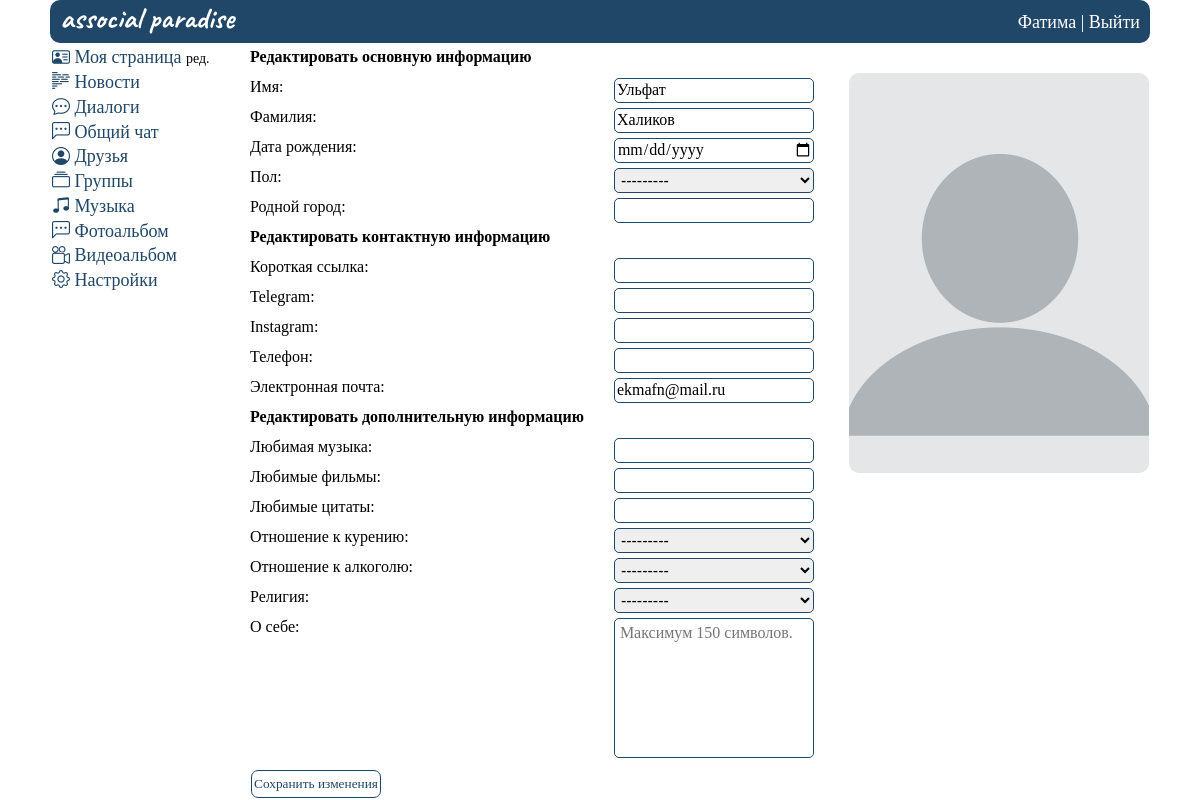
/id2/update (signed in), run on an earlier commit of the app's database.
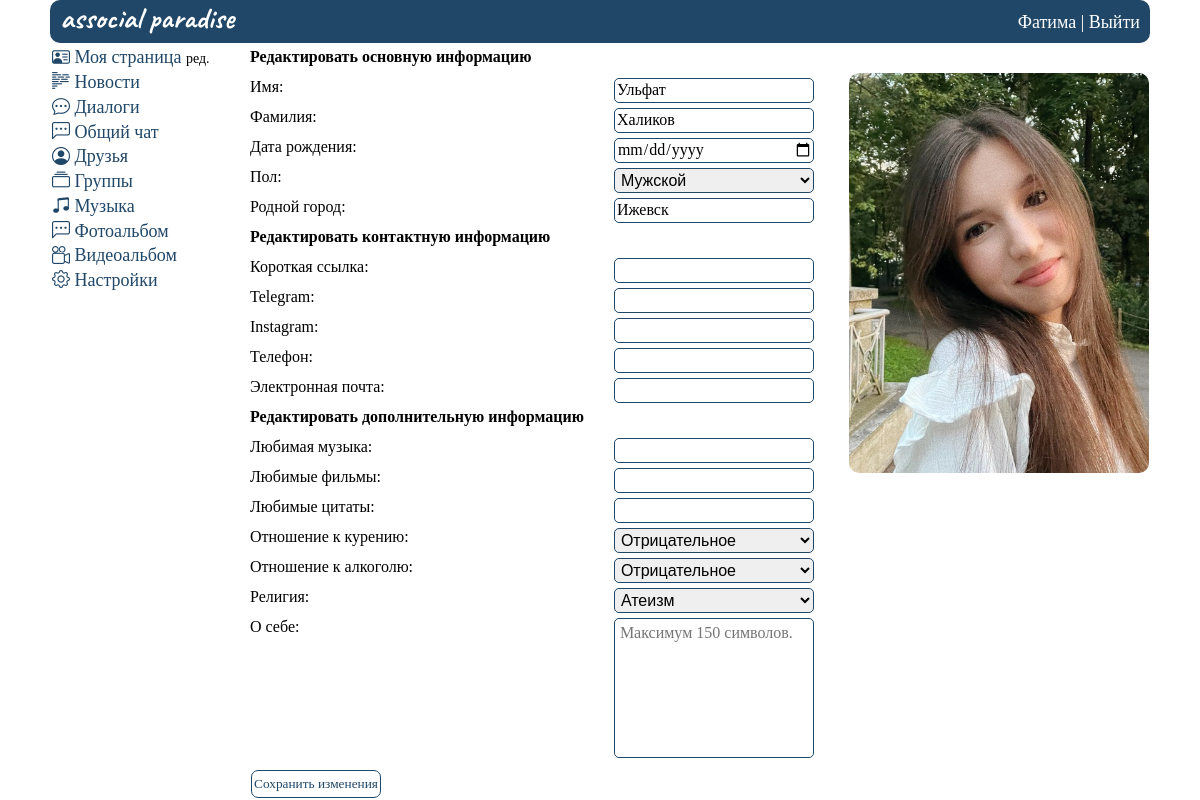
And on a later commit of the database.
### mysite/models.py (models this page shows, shortened)
class UserProfile(models.Model):
    ciggar_choices = [
        ('p', 'Положительное'),
        ('n', 'Отрицательное'),
    ]
    alco_choices = [
        ('p', 'Положительное'),
        ('n', 'Отрицательное'),
    ]
    gender_choices = [
        ('m', 'Мужской'),
        ('w', 'Женский'),
    ]
    religion_choices = [
        ('chr', 'Христианство'),
        ('isl', 'Ислам'),
        ('ind', 'Индуизм'),
        ('bdm', 'Буддизм'),
        ('iud', 'Иудаизм'),
        ('atm', 'Атеизм'),
    ]
    user = models.OneToOneField(User, on_delete=models.CASCADE)
    avatar = models.ImageField(
        upload_to="mysite/static/images/personal_photos/", blank=True, verbose_name='Аватарка',
        default='mysite/static/images/icons/none_avatar.png')
    first_name = models.CharField(max_length=20, blank=True, null=True, verbose_name='Имя')
    last_name = models.CharField(max_length=20, blank=True, null=True, verbose_name='Фамилия')
    birthdate = models.DateField(blank=True, null=True, verbose_name='Дата рождения')
    gender = models.CharField(max_length=1, blank=True, null=True, choices=gender_choices, verbose_name='Пол')
    hometown = models.CharField(max_length=30, blank=True, null=True, verbose_name='Родной город')
    fav_music = models.CharField(max_length=30, blank=True, null=True, verbose_name='Любимая музыка')
    fav_movies = models.CharField(max_length=30, blank=True, null=True, verbose_name='Любимые фильмы')
    fav_quotes = models.CharField(max_length=30, blank=True, null=True, verbose_name='Любимые цитаты')
    ciggar = models.CharField(max_length=1, blank=True, null=True, choices=ciggar_choices,
                              verbose_name='Отношение к курению')
    alco = models.CharField(max_length=1, blank=True, null=True, choices=alco_choices,
                            verbose_name='Отношение к алкоголю')
    religion = models.CharField(max_length=3, blank=True, null=True, choices=religion_choices, verbose_name='Религия')
    about = models.TextField(max_length=150, blank=True, null=True, verbose_name='О себе')
    plink = models.CharField(max_length=10, blank=True, null=True, verbose_name='Короткая ссылка')
    telegram = models.CharField(max_length=30, blank=True, null=True, verbose_name='Telegram')
    instagram = models.CharField(max_length=30, blank=True, null=True, verbose_name='Instagram')
    email = models.EmailField(max_length=30, blank=True, null=True, verbose_name='Почта')
    phone = models.CharField(max_length=12, blank=True, null=True, verbose_name='Телефон')
    class Meta:
        verbose_name_plural = 'Информация о пользователях'

### mysite/views.py (the view)
# urls.py: path('id<int:pk>/update', UpdateUser.as_view(), name='update_user'), #Изменить свою страницу
class UpdateUser(UpdateView):
    model = UserProfile
    template_name = 'change.html'
    form_class = UserProfileForm
    def get_context_data(self, *, object_list=None, **kwargs):
        context = super().get_context_data(**kwargs)
        context['userid'] = getAuthUser(self.request)
        context['personal_data'] = getUser(context['userid'])
        return context

### mysite/forms.py
class UserProfileForm(ModelForm):
    class Meta:
        model = UserProfile
        fields = ['avatar', 'first_name', 'last_name', 'birthdate', 'gender', 'hometown', 'fav_music', 'fav_movies',
                  'fav_quotes', 'ciggar', 'alco', 'religion', 'about', 'plink', 'telegram', 'instagram', 'phone',
                  'email']
        widgets = {
            "about": Textarea(attrs={
                'placeholder': 'Максимум 150 символов.',
            }),
            "avatar": FileInput(attrs={
                'style': 'display: none',
            }),
            "birthdate": DateInput(attrs={
                'type': 'date'
            }),
        }

### mysite/views.py (called while the page is built)
def getAuthUser(request):
    return request.session.get('is_auth', False)

def getUser(userid):
    return UserProfile.objects.get(user_id=userid)

### mysite/templates/change.html (shortened to what the changed rows need)
{% extends 'base.html' %}
{% load static %}
{%block content%}
<div class="wrapper_change">
    {% include "header.html" %}
    <div class="rows_change">
            {% include "menu.html" %}
        <div class="col2_change">
                <form method="post" class="change_content_form" enctype="multipart/form-data">
                    <div class="change__data">
                        <div class="change__values">
                            <div class="change__main">
                                <div class="change__input">{{ form.avatar }}
                                <div class="change__input">{{ form.first_name }} </div>
                                <div class="change__input">{{ form.last_name }}</div>
                                <div class="change__input">{{ form.birthdate }}</div>
                                <div class="change__input">{{ form.gender }}</div>
                                <div class="change__input">{{ form.hometown }}</div>
                            </div>
                            <div class="change__contacts">
                                <div class="change__input">{{ form.plink }}</div>
                                <div class="change__input">{{ form.telegram }}</div>
                                <div class="change__input">{{ form.instagram }}</div>
                                <div class="change__input">{{ form.phone }}</div>
                                <div class="change__input">{{ form.email }}</div>
                            </div>
                            <div class="change__additionally">
                                <div class="change__input">{{ form.fav_music }}</div>
                                <div class="change__input">{{ form.fav_movies }}</div>
                                <div class="change__input">{{ form.fav_quotes }}</div>
                                <div class="change__input">{{ form.ciggar }}</div>
                                <div class="change__input">{{ form.alco }}</div>
                                <div class="change__input">{{ form.religion }}</div>
                                <div class="change__input">{{ form.about }}</div>
                            </div>
                        </div>
                    </div>
                        <div class="change__avatar">
                            <label for="id_avatar">
                                {% if personal_data.avatar %}
                                <img src="{% static personal_data.avatar|cut:'mysite/static' %}">
                                {% else %}
                                <img src="{% static 'images/icons/none_avatar.png' %}">
                                {% endif %}
                            </label>
                        </div>
                    </div>
                </form>
        </div>
    </div>
</div>
{%endblock%}

### mysite/templates/header.html
{%extends 'base.html'%}
{% load static %}
{%block content%}
<header class="header">
      <ul class="header__sidebar">
        <li class="header__logo"><a href="{% url 'home' %}">associal paradise</a></li>
        <li class="header__item"><a href="{% url 'home' %}">{{personal_data.first_name}}</a> | <a type="submit" href="{% url 'out' %}">Выйти</a></li>
      </ul>
 </header>
{%endblock%}

What changed in the data, as far as the page shows it:
changed UserProfile "Фатима": avatar: a different picture
changed UserProfile "Ульфат": gender "---------" → "Мужской"; hometown (not shown) → "Ижевск"; email "ekmafn@mail.ru" → (not shown); ciggar "---------" → "Отрицательное"; alco "---------" → "Отрицательное"; religion "---------" → "Атеизм"
